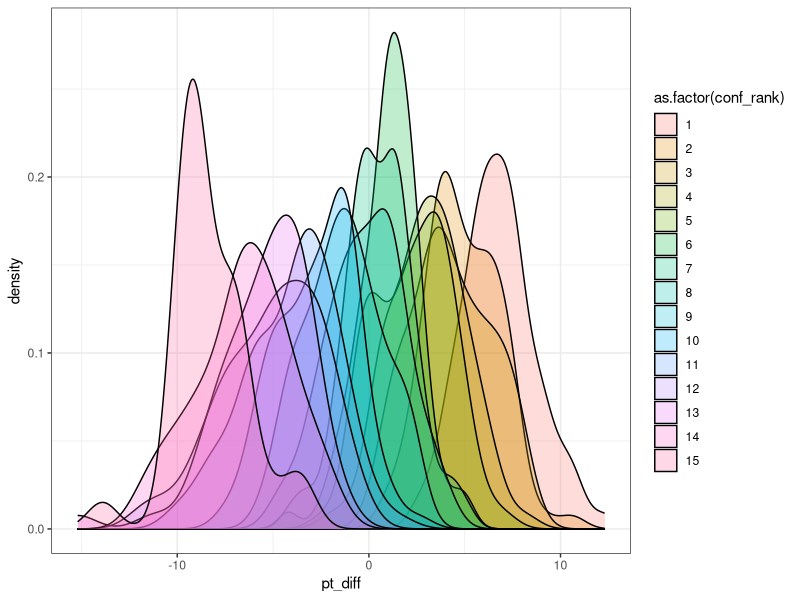
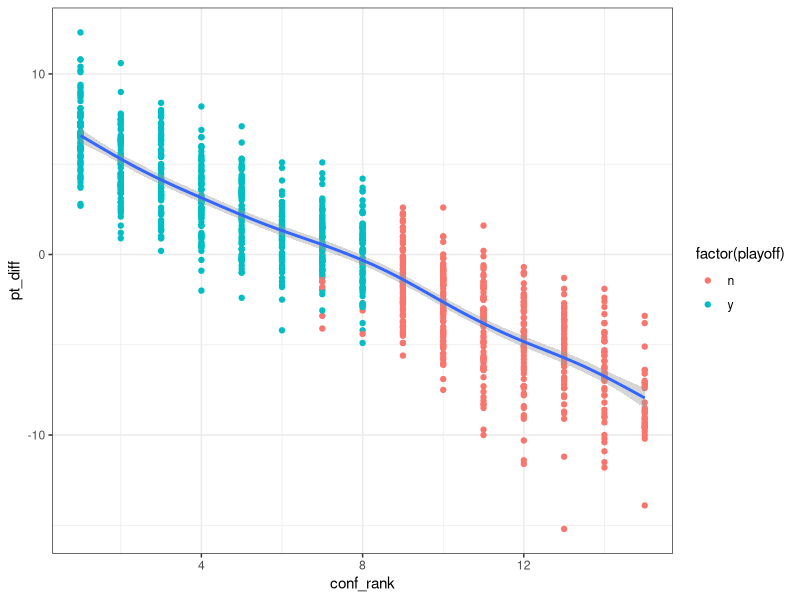

R code for these plots, in order: (Note: this script raises an error after producing the figures.)
# Find probabilities of a conference rank by point differential

# libraries
library(ggplot2)

# read in standings doc
setwd("C:/Users/fishe/Documents/nba_2017")
x <- read.csv("nba_standings_1977_2016.csv", stringsAsFactors = F)

### Visualizations of distribution
# density of x by conference rank
ggplot(x, aes(x = pt_diff, fill = as.factor(conf_rank))) +
  geom_density(alpha=0.25) + theme_bw()

# scatter plot comparing conf_rank and pt_diff
ggplot(x,aes(x = conf_rank, y = pt_diff)) +
  geom_point(aes(color = factor(playoff))) +
  stat_smooth() +
  theme_bw()

# scatter plot comparing conf_rank and wins
x %>% mutate(win_pct = w/(w+l)) %>%
ggplot(aes(x = conf_rank, y = win_pct)) +
  geom_point(aes(color = factor(playoff))) +
  stat_smooth() +
  theme_bw()

# What's the probability based on point differential a team will make a certain playoff spot?
# What's the chance of making the playoffs based on point differential?

filter(x, playoff =="y")

# range high-low pt diff by playoff spot
x %>% group_by(conf_rank, pt_diff) %>% mutate(avg = mean(pt_diff)) %>% 
  select(conf_rank, avg)  %>% 
  arrange(conf_rank)

# average pt_diff by conference rank
avg_pt_diff_conf_rank <- x %>% group_by(conf_rank) %>% summarise(count = n(), avg_pt_diff = mean(pt_diff))

## calculate z-score for entire standings
pop_sd <- sd(x$pt_diff)*sqrt((length(x$pt_diff)-1)/(length(x$pt_diff)))
pop_mean <- mean(x$pt_diff)

# z-score: pnorm([number], pop_mean, pop_sd)

## calculate z-score for standing based on conference rank
c1 <- x %>% filter(conf_rank == 1)
pop_sd1 <- sd(c1$pt_diff)*sqrt((length(c1$pt_diff)-1)/(length(c1$pt_diff)))
pop_mean1 <- mean(c1$pt_diff)




